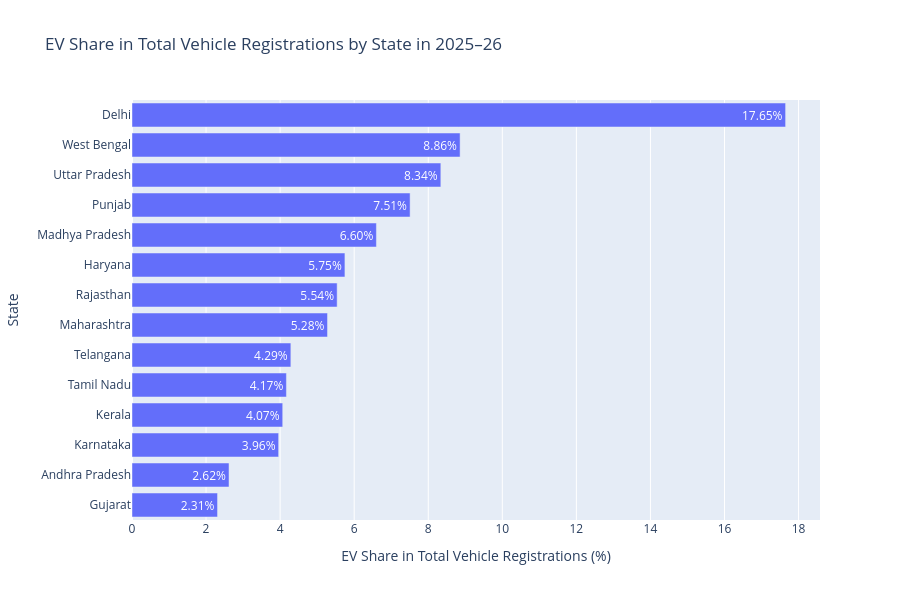

Notebook source saved alongside this figure:
### Markdown cell above
## 4. EV Adoption Intensity by State

EV share in total vehicle registrations for 2025–26 is used to compare EV adoption intensity across states. Unlike total EV registrations, this metric shows how strongly EVs are penetrating the overall vehicle market in each state.

This is important because a large state may have high EV registrations simply due to its population and vehicle market size, while a smaller state may show stronger EV adoption intensity through a higher EV share.

### Code cell
ev_share_plot = master_df.sort_values(
    "EV_Share_2025_26",
    ascending=False
)

fig = px.bar(
    ev_share_plot,
    x="EV_Share_2025_26",
    y="State",
    orientation="h",
    title="EV Share in Total Vehicle Registrations by State in 2025–26",
    labels={
        "EV_Share_2025_26": "EV Share in Total Vehicle Registrations (%)",
        "State": "State"
    },
    text="EV_Share_2025_26"
)

fig.update_traces(
    texttemplate="%{text:.2f}%",
    textposition="inside"
)

fig.update_layout(
    yaxis={"categoryorder": "total ascending"},
    height=600
)

fig.show()

### Figure 1 — Plotly figure (JSON) as saved in the notebook; plotly's stock layout.template omitted (floating-point values rounded to 4 significant figures)
{"data": [{"hovertemplate": "EV Share in Total Vehicle Registrations (%)=%{text}<br>State=%{y}<extra></extra>", "legendgroup": "", "marker": {"color": "#636efa", "pattern": {"shape": ""}}, "name": "", "orientation": "h", "showlegend": false, "text": [17.65, 8.86, 8.34, 7.51, 6.6, 5.75, 5.54, 5.28, 4.29, 4.17, 4.07, 3.96, 2.62, 2.31], "textposition": "inside", "texttemplate": "%{text:.2f}%", "type": "bar", "x": [17.65, 8.86, 8.34, 7.51, 6.6, 5.75, 5.54, 5.28, 4.29, 4.17, 4.07, 3.96, 2.62, 2.31], "xaxis": "x", "y": ["Delhi", "West Bengal", "Uttar Pradesh", "Punjab", "Madhya Pradesh", "Haryana", "Rajasthan", "Maharashtra", "Telangana", "Tamil Nadu", "Kerala", "Karnataka", "Andhra Pradesh", "Gujarat"], "yaxis": "y"}], "layout": {"barmode": "relative", "height": 600, "legend": {"tracegroupgap": 0}, "title": {"text": "EV Share in Total Vehicle Registrations by State in 2025–26"}, "xaxis": {"anchor": "y", "domain": [0, 1], "title": {"text": "EV Share in Total Vehicle Registrations (%)"}}, "yaxis": {"anchor": "x", "categoryorder": "total ascending", "domain": [0, 1], "title": {"text": "State"}}}}
